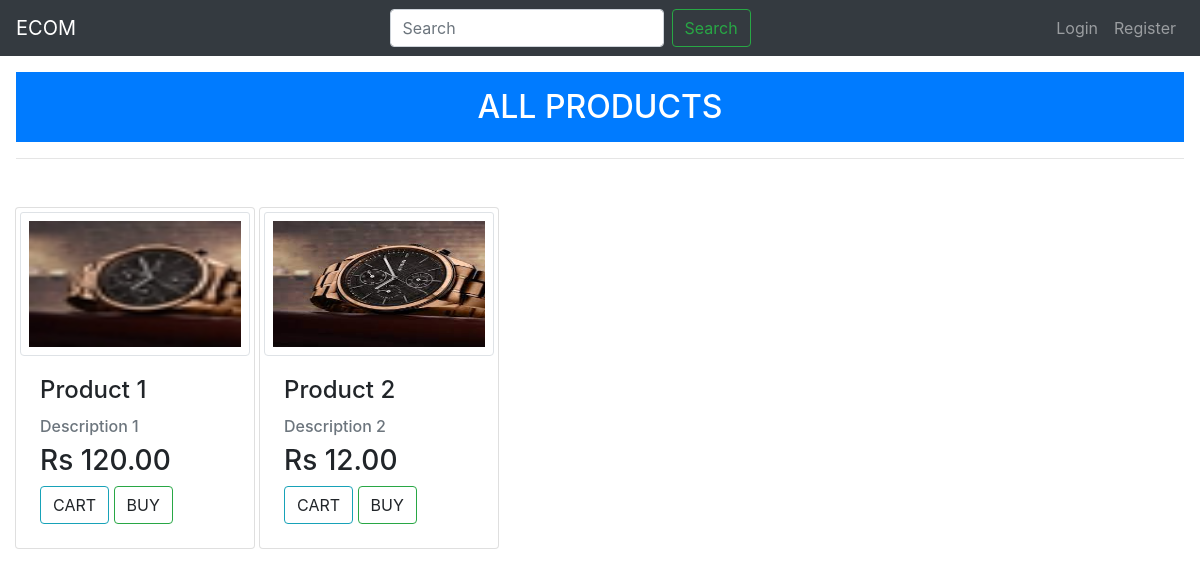
The app's page /, older data.
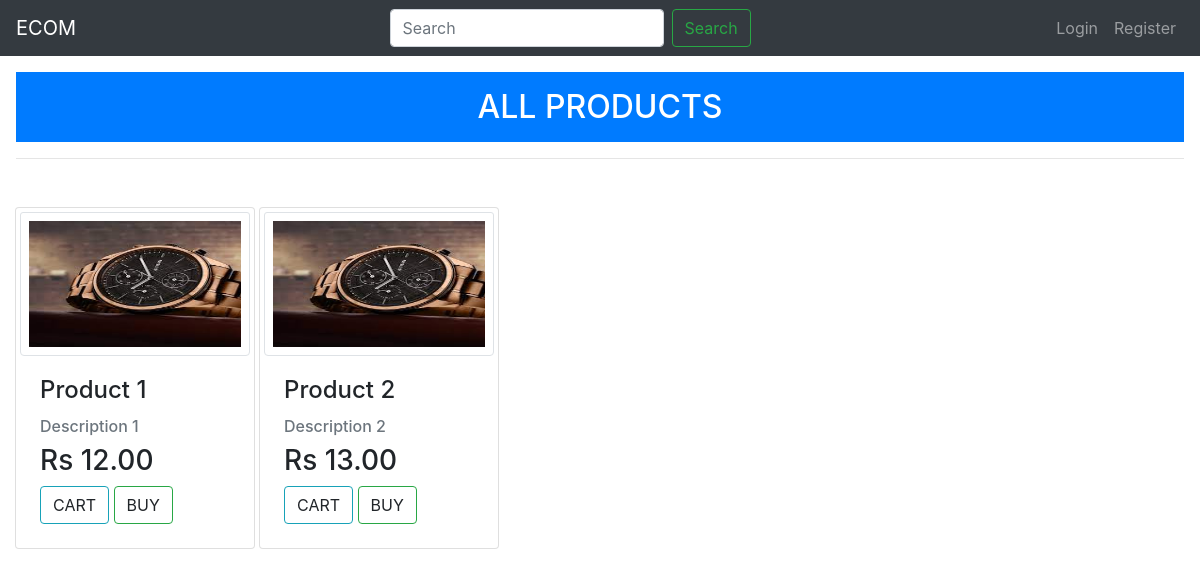
The same page, newer data.
### products/models.py (models this page shows, shortened)
class Product(models.Model):
    product_name = models.CharField(max_length=100, unique=True)
    product_description = models.TextField()
    product_image = models.ImageField(default="default.jpeg", upload_to="product_images")
    product_price = models.DecimalField(max_digits=5, decimal_places=2, null=True, blank=True)
    product_added_date = models.DateField(auto_now_add=True)
    product_updated_date = models.DateField(auto_now=True)
    product_offers = models.IntegerField(default=0)
    brand_id = models.ForeignKey(Brand, default="null", on_delete=models.CASCADE)
    category_id  =  models.ForeignKey(Inventory, default=1, on_delete=models.CASCADE)

### products/views.py (the view)
# urls.py: path("", views.product_list_view, name="product-home"),
def product_list_view(request):
    qs = Product.objects.all()
    context = {
        "objects" : qs
    }
    return render(request, "products/home.html", context)

### products/templates/products/home.html (shortened to what this page needs)
{% extends 'products/layout.html' %}
{% block content %}
	<blockquote class="p-3 blockquote text-center">
             <h2 class="p-3 bg-primary text-white"> ALL PRODUCTS</h2>
             <hr>
        </blockquote>
	{% if objects %}
	<div class="container-fluid d-inline-flex flex-row justify-content-evenly flex-wrap">
		{% for object in objects %}
			<div class="card mr-1 p-1" style="width: 15rem;">
			  {% load static %}
			  <img style='width:100%; height:9rem;' src="{{ object.product_image.url }}" class="card-img-top img-thumbnail p-2" alt="...">
			  <div class="card-body">
			    <h5 class="card-title h4"> {{ object.product_name }}</h5>
			    <p class="card-text h6 text-muted">{{ object.product_description }}</p>
			    <p class="card-text h3">Rs {{ object.product_price }}</p>
			    <a product_id={{object.id}} class='btn btn-outline-info mx-auto cart-add'>CART</a>
			    <a product_id={{object.id}} class="btn btn-outline-success mx-auto buy-item">BUY</a>
			  </div>
			</div>
			<br>
		{% endfor %}
		</div>
	{% else %}
		<h1 class="text-center text-muted"> No Products Found </h1>
	{% endif %}
{% endblock content %}

Row changes from the older to the newer data that the page shows:
changed Product "Product 1": product_image: a different picture; product_price "120.00" → "12.00"
changed Product "Product 2": product_price "12.00" → "13.00"
